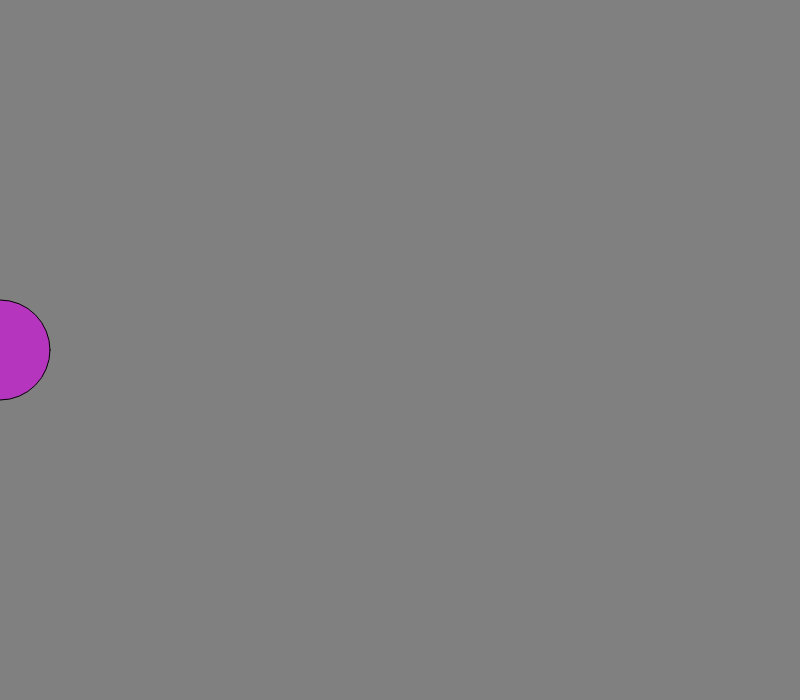
Frame 1 (no input)
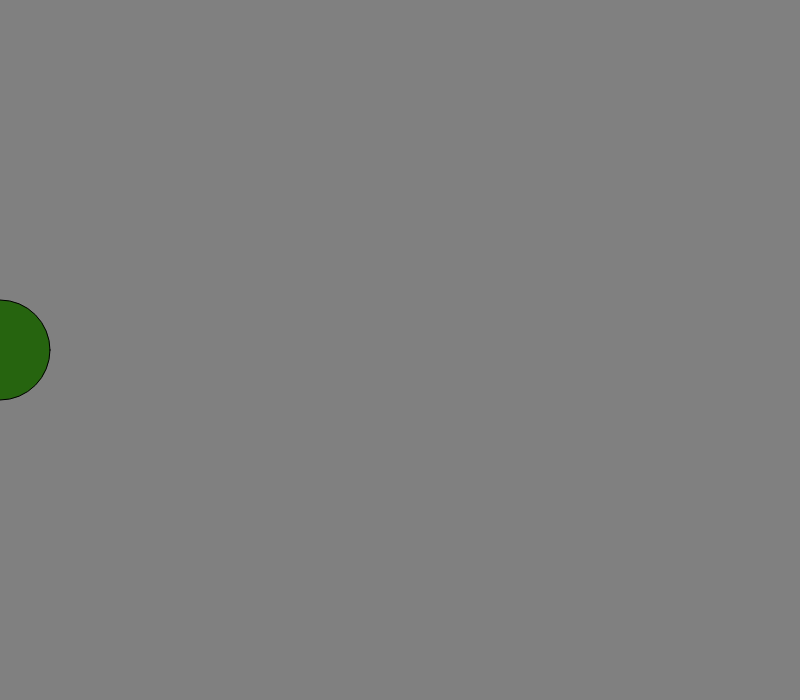
Frame 60 (no input)
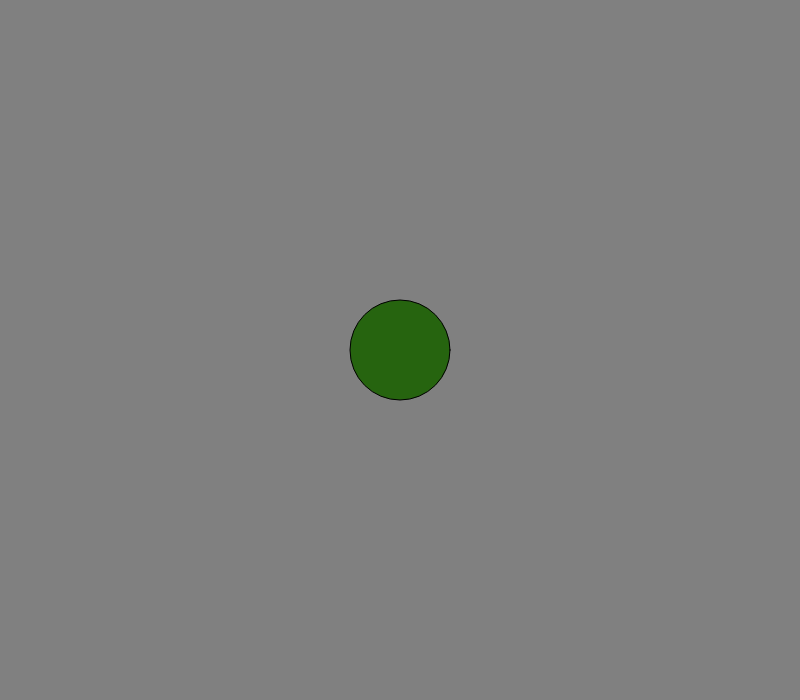
Frame 120 (the mouse pressed at the canvas centre since frame 60)

The p5.js sketch that drew these frames (run headless with seeded random() and noise() and a simulated clock; from frame 60 on, the mouse is pressed at the canvas centre):

// p5.js sketch
// ── sketch.js
/* MTEC 1201 Short Study #2
By Francky Duperval

Goal is to create a ball that incorporates the following elements:
- As the user moves left or right with their mouse, the ball should move in the direction of the mouse.
- The ball should change color each time it hits the left or right sides of the canvas. 
- Additional elements per my choice to make the animation more interesting.


Constraints: 
- use of at least two declared variables (named by you)
- at least one of the following system variables: mouseX, mouseY, pmouseX, pmouseY
- use of at least one arithmetic operator (+, -, *, /)
- use of at least one value incrementing (increasing) or decrementing (decreasing) over time
- use of at least one event function: keyPressed() and/or mousePressed()
*/

let ballY = 350; // Initial y-coordinate of the ball at 350 pixels
let ballColor; // Variable to store the current color of the ball
// Creating the Canvas and setting up the environment for the animation.
function setup() {
  createCanvas(800, 700); //Sets the size of the canvas to 800 pixels by 700 pixels
  ballColor = color(135, 206, 235); // Initial color of the ball is set to sky blue

}

function draw() {
  background(128); // Grey background
  // Defining the ball properties and drawing it on the canvas. 
  const ballSize = 100; // Sets the diameter of the ball to 100 pixels
  const ballX = mouseX; // The x-coordinate of the ball is set to the horizontal position of the mouse
  const radius = ballSize / 2; // Calculate the radius of the ball for collision detection
  const ballY = 350; // The y-coordinate of the ball is set to a fixed height of 350 pixels

 // Check for collision with left or right edges
  if (ballX - radius <= 0 || ballX + radius >= width) {
    ballColor = color(random(255), random(255), random(255)); // change to random color
  }

  fill(ballColor);
  ellipse(ballX, ballY, ballSize, ballSize);
}


// Whenever key is pressed, the ball resets to the center of the canvas and changes color back to its original color.
function keyPressed() {
  background(128); // Reset background to grey
  ballColor = color(135, 206, 235); // Reset ball color to sky blue
}
